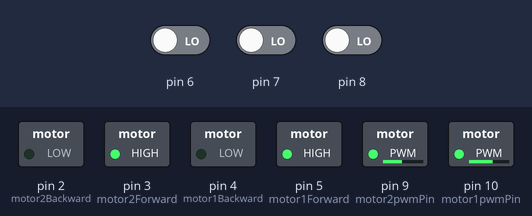
The sketch below on a simulated Arduino Uno, built with avr-gcc and run on an emulated ATmega328P. Parts: switched loads named in the sketch (green lamp = pin HIGH). Inputs (shaded band) come from the test bench; at power-on: pin 8 LOW, pin 6 LOW, pin 7 LOW.

Above: at 1.2 s.
1.3 s: pin 8 driven HIGH
At 1.6 s:
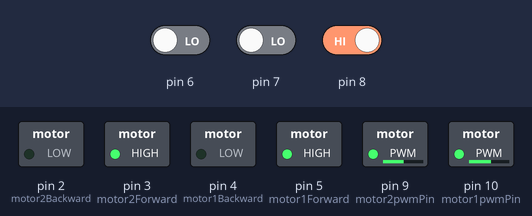
2.8 s: pin 6 driven HIGH
At 4.0 s:
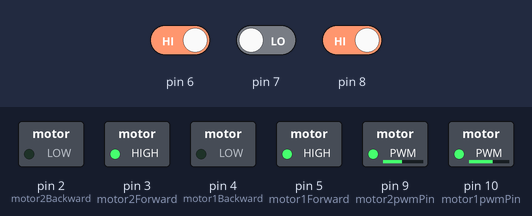
4.3 s: pin 7 driven HIGH
At 5.1 s:
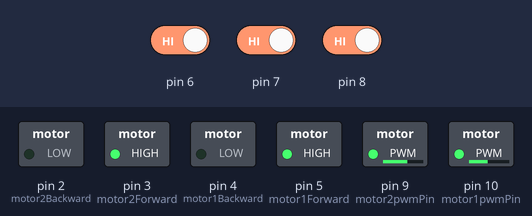
5.8 s: pin 8 driven LOW
At 6.3 s:
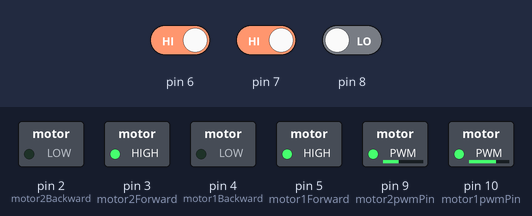
7.3 s: pin 8 driven HIGH
At 8.6 s:
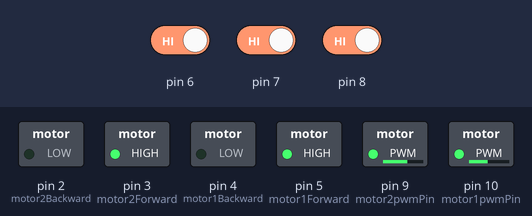
Timing chart, 0 to 9.8 s (numbered marks = the images above; inputs shaded):
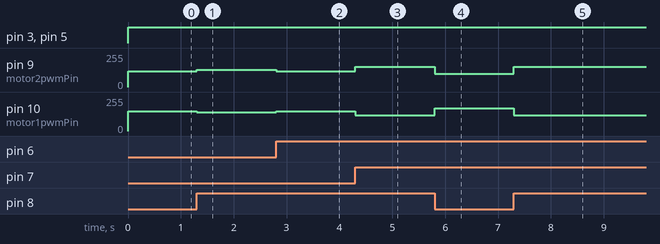

The sketch:

Line_Follow_PID_verse1.ino
```cpp
float pTerm, iTerm, dTerm;
int error;
int previousError;
float kp = 11; //11
float ki = 0;
float kd = 11; //11
float output;
int integral, derivative;
int irSensors[] = {8, 7, 6}; //IR sensor pins
int irReadings[3];
int motor1Forward = 5;
int motor1Backward = 4;
int motor1pwmPin = 10;
int motor2Forward = 3;
int motor2Backward = 2;
int motor2pwmPin = 9;
int motor1newSpeed;
int motor2newSpeed;
int motor2Speed = 120; //Default 70
int motor1Speed = 150; //Default 120

void setup() {
  //Declare all IR sensors as inputs
  for (int pin = 0; pin < 3; pin++) {
    int pinNum = irSensors[pin];
    pinMode(pinNum, INPUT);
  }
  pinMode(motor1Forward, OUTPUT);
  pinMode(motor1Backward, OUTPUT);
  pinMode(motor1pwmPin, OUTPUT);
  pinMode(motor2Forward, OUTPUT);
  pinMode(motor2Backward, OUTPUT);
  pinMode(motor2pwmPin, OUTPUT);
}

void loop() {
  //Put all of our functions here
  readIRSensors();
  calculateError();
  pidCalculations();
  changeMotorSpeed();
}

void readIRSensors() {
  //Read the IR sensors and put the readings in irReadings array
  for (int pin = 0; pin < 3; pin++) {
    int pinNum = irSensors[pin];
    irReadings[pin] = digitalRead(pinNum);
  }
}

void calculateError() {
  //Determine an error based on the readings
  if ((irReadings[0] == 1) && (irReadings[1] == 1) && (irReadings[2] == 0)) {
    error = 2;
  } else if ((irReadings[0] == 1) && (irReadings[1] == 0) && (irReadings[2] == 0)) {
    error = 1;
  } else if ((irReadings[0] == 1) && (irReadings[1] == 0) && (irReadings[2] == 1)) {
    error = 0;
  } else if ((irReadings[0] == 0) && (irReadings[1] == 0) && (irReadings[2] == 1)) {
    error = -1;
  } else if ((irReadings[0] == 0) && (irReadings[1] == 1) && (irReadings[2] == 1)) {
    error = -2;
  } else if ((irReadings[0] == 1) && (irReadings[1] == 1) && (irReadings[2] == 1)) {
    if (previousError == -2) {
      error = -3;
    } else {
      error = 3;
    }
  } else if ((irReadings[0] == 0) && (irReadings[1] == 0) && (irReadings[2] == 0)) {
    error = 0;
  }
}

void pidCalculations() {
  pTerm = kp * error;
  integral += error;
  iTerm = ki * integral;
  derivative = error - previousError;
  dTerm = kd * derivative;
  output = pTerm + iTerm + dTerm;
  previousError = error;
}

void changeMotorSpeed() {
  //Change motor speed of both motors accordingly
  motor2newSpeed = motor2Speed + output;
  motor1newSpeed = motor1Speed - output;
  //Constrain the new speed of motors to be between the range 0-255
  constrain(motor2newSpeed, 0, 255);
  constrain(motor1newSpeed, 0, 255);
  //Set new speed, and run motors in forward direction
  analogWrite(motor2pwmPin, motor2newSpeed);
  analogWrite(motor1pwmPin, motor1newSpeed);
  digitalWrite(motor2Forward, HIGH);
  digitalWrite(motor2Backward, LOW);
  digitalWrite(motor1Forward, HIGH);
  digitalWrite(motor1Backward, LOW);
}
```

Measured:
- after the input at 1.3 s, pin 9 (motor2pwmPin): 120/255 → 131/255 at once; pin 10 (motor1pwmPin): 150/255 → 139/255 at once
- after the input at 2.8 s, pin 9 (motor2pwmPin): 131/255 → 120/255 at once; pin 10 (motor1pwmPin): 139/255 → 150/255 at once
- after the input at 4.3 s, pin 9 (motor2pwmPin): 120/255 → 153/255 at once; pin 10 (motor1pwmPin): 150/255 → 117/255 at once
- after the input at 5.8 s, pin 9 (motor2pwmPin): 153/255 → 98/255 at once; pin 10 (motor1pwmPin): 117/255 → 172/255 at once
- after the input at 7.3 s, pin 9 (motor2pwmPin): 98/255 → 153/255 at once; pin 10 (motor1pwmPin): 172/255 → 117/255 at once
